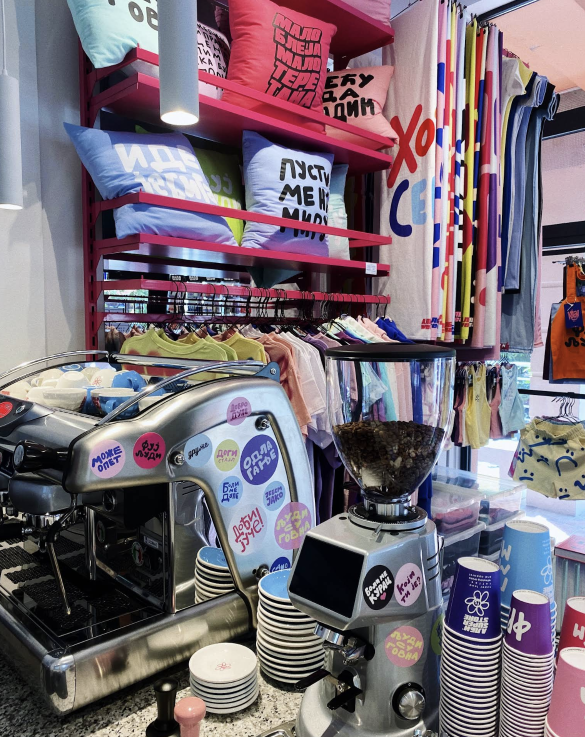
#> input picture image/alby.png, 1170 x 1474 px (shown at 1/2 size); its folder holds 4 pictures in this run
$ python resize_optimize_images.py
#> lines starting #> are read from the running program, lines starting #| are printed output that depends on the picture
from PIL import Image
import os

def resize_and_optimize_images(directory):
    # Проверяем, существует ли директория
#> called with directory = './image'
    if not os.path.isdir(directory):
        print("Указанная директория не найдена!")
        return

    # Создаём папку для оптимизированных изображений
    optimized_dir = os.path.join(directory, "optimized")
    os.makedirs(optimized_dir, exist_ok=True)

    # Перебираем файлы в директории
    for filename in os.listdir(directory):
        if filename.lower().endswith(('jpg', 'jpeg', 'png')):
            file_path = os.path.join(directory, filename)

            try:
                with Image.open(file_path) as img:
                    # Вычисляем новую ширину, сохраняя пропорции
#> img is the input picture: PIL image 1170x1474 RGBA; mean R, G, B, A 119.9, 107.6, 117.1, 255
                    w_percent = (300 / float(img.height))
#> w_percent = 0.204
                    new_width = int((float(img.width) * float(w_percent)))
#> new_width = 238
                    img = img.resize((new_width, 300), Image.LANCZOS)
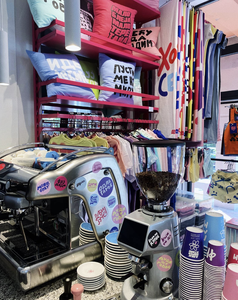
#> img: PIL image 238x300 RGBA; mean R, G, B, A 119.9, 107.7, 117.2, 255

                    # Оптимизируем и сохраняем в новую папку
                    output_path = os.path.join(optimized_dir, filename)
                    img.save(output_path, optimize=True, quality=85)
                    print(f"Оптимизировано: {output_path}")
            except Exception as e:
                print(f"Ошибка обработки {filename}: {e}")
#> pass 2 of the loop in resize_and_optimize_images, `for filename in os.listdir(directory):`:
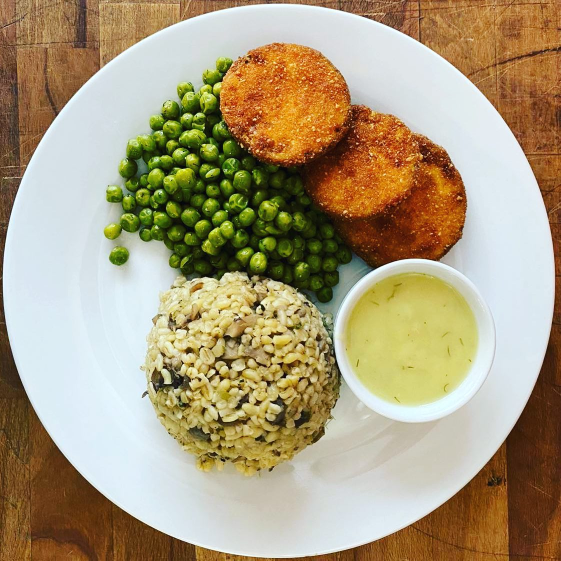
#> input picture image/ananda.jpg, 1121 x 1121 px (shown at 1/2 size)
#> in resize_and_optimize_images, img is the input picture: PIL image 1121x1121 RGB; mean R, G, B 170.5, 155.8, 124
#> in resize_and_optimize_images, `img = img.resize((new_width, 300), Image.LANCZOS)`:
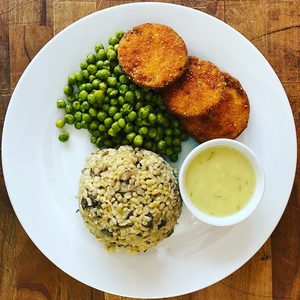
#> img: PIL image 300x300 RGB; mean R, G, B 170.5, 155.8, 124

# Укажите путь к папке с изображениями
resize_and_optimize_images("./image")
